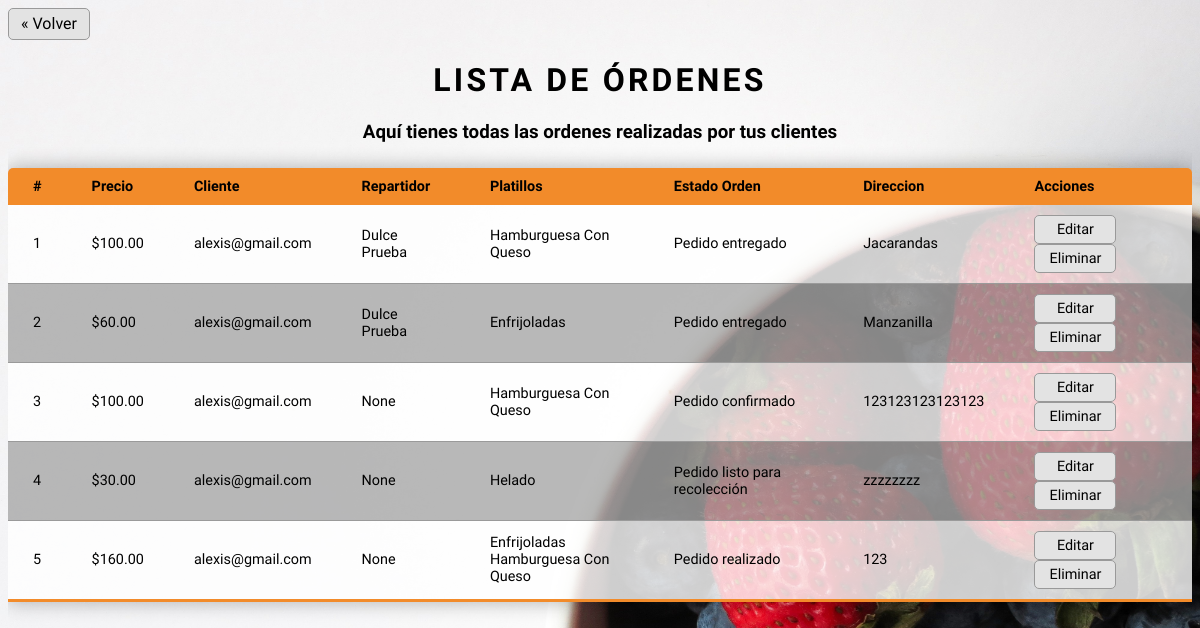
The page /administrador/lista-ordenes/ (signed in) on the database as committed earlier.
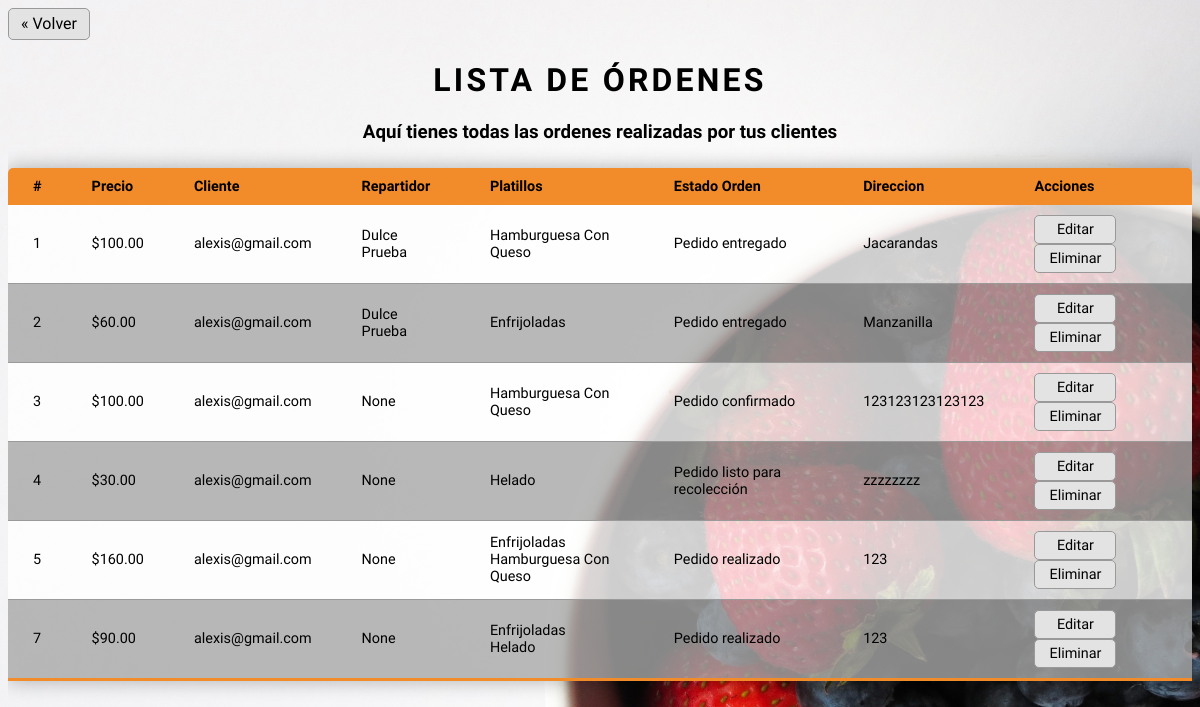
The same page on the database as committed later.
### administrador/models.py (models this page shows)
class Orden(models.Model):
	id_orden = models.AutoField(primary_key=True)
	precio_orden = models.IntegerField(null=False, default = 0)
	id_cliente_orden = models.ForeignKey('cliente.Cliente', on_delete=models.SET_DEFAULT, default=0)
	id_repartidor_orden = models.ForeignKey('repartidor.Repartidor',on_delete= models.SET_NULL, blank =True,  null=True)
	id_platillo_orden  = models.ManyToManyField('platillo.Platillo', null=True)
	id_estado_orden =    models.ForeignKey('EstadoOrden',  on_delete=models.SET_DEFAULT, default=0)
	direccion_entrega_orden  = models.ForeignKey('cliente.Direccion', null=True, on_delete=models.CASCADE)
	class Meta:
		db_table = 'orden'
		verbose_name_plural = "Ordenes"

class EstadoOrden(models.Model):
	id_estado = models.IntegerField(primary_key=True)
	descripcion_estado = models.CharField(max_length=30)
	class Meta:
		db_table = 'estado_orden'
		verbose_name_plural = "EstadosOrden"
	def __str__(self):
		return '{}'.format(self.descripcion_estado)

### cliente/models.py (models this page shows)
class Cliente(models.Model):
    user_cliente = models.OneToOneField(
        User, on_delete=models.CASCADE, unique=True)
    id_cliente = models.AutoField(primary_key=True, db_column='id_cliente')
    nombre_cliente = models.CharField(max_length=64)
    apellido_pa_cliente = models.CharField(max_length=100)
    apellido_ma_cliente = models.CharField(max_length=100)
    telefono_cliente = models.CharField(max_length=10)
    def __str__(self):
        return str(self.user_cliente)
    class Meta:
        db_table = 'cliente'
        verbose_name_plural = "Clientes"

class Direccion(models.Model):
    id_direccion = models.AutoField(primary_key=True)
    id_cliente = models.ForeignKey(Cliente, models.DO_NOTHING)
    descripcion_direccion = models.CharField(max_length=200)
    class Meta:
        db_table = 'direccion'
        verbose_name_plural = "Direcciones"
        unique_together = (('id_cliente', 'descripcion_direccion'))
    def __str__(self):
        return '{}'.format(self.descripcion_direccion)

### repartidor/models.py (models this page shows)
class Repartidor(models.Model):
	user = models.OneToOneField(User, on_delete=models.CASCADE, unique=True)
	id_repatidor = models.AutoField(primary_key=True, db_column='id_repatidor')
	nombre_repartidor = models.CharField(max_length=64)
	apellido_paterno_repartidor = models.CharField(max_length=100)
	apellido_materno_repartidor = models.CharField(max_length=100)
	def __str__(self):
		return self.nombre_repartidor + " " + self.apellido_paterno_repartidor
	class Meta:
		db_table = 'repartidor'
		verbose_name_plural = "Repartidores"

### platillo/models.py (models this page shows, shortened)
class Platillo(models.Model):
    id = models.AutoField(primary_key=True)
    nombre = models.CharField(max_length=200, unique=True)
    descripcion = models.CharField(max_length=500, null=True)
    precio = models.FloatField(null=False, default=0)
    imagen = models.ImageField(null=True, upload_to=directorio_imagen)
    categoria = models.ForeignKey(
        'categoria.Categoria', on_delete=models.CASCADE)
    def __str__(self):
        return self.nombre
    class Meta:
        db_table = 'platillo'
        verbose_name_plural = "Platillos"

### administrador/views.py (the view)
    def _inner(request, *args, **kwargs):
        if not request.user.is_superuser:
            raise PermissionDenied
        return function(request, *args, **kwargs)

### administrador/views.py (called while the page is built)
def superuser_only(function):
    def _inner(request, *args, **kwargs):
        if not request.user.is_superuser:
            raise PermissionDenied
        return function(request, *args, **kwargs)
    return _inner

@login_required
@superuser_only
def lista_ordenes(request):
    ordenes = Orden.objects.all().order_by('id_orden')
    contexto = {'ordenes': ordenes}
    return render(request, 'administrador/lista_ordenes.html', contexto)

### templates/administrador/lista_ordenes.html (shortened to what this page needs)
{% load static %}
<!DOCTYPE html>
<html>
<head>
	<link rel="stylesheet" href="{% static 'css/ordenes/tabla_ordenes.css' %}">
	<link rel="stylesheet" href="{% static 'css/ordenes/ordenes_admin.css' %}">
</head>
<body>
    <div class="boton">
        <a id="boton-volver" href="{% url 'administrador:IndexAdministrador' %}">&laquo; Volver</a>
    </div>
    <div class="contenedor">
        <h1 id="bienvenida">Lista de órdenes</h1>
        <h3>Aquí tienes todas las ordenes realizadas por tus clientes</h3>
        <table class="content-table">
        	<thead>
        		<tr>
        			<td>#</td>
        			<td>Precio</td>
        			<td>Cliente</td>
        			<td>Repartidor</td>
        			<td>Platillos</td>
        			<td>Estado Orden</td>
        			<td>Direccion</td>
        			<td>Acciones</td>
        		</tr>
        	</thead>
        	<tbody>
        		{% if ordenes %}
        		{% for orden in ordenes%}
        		<tr>
        			<td>{{orden.id_orden}}</td>
        			<td>${{orden.precio_orden}}.00</td>
        			<td>{{orden.id_cliente_orden}}</td>
        			<td>{{orden.id_repartidor_orden}}</td>
        			<td>
        			{% for platillo in orden.id_platillo_orden.all %}
        				{{platillo}}
                        <br>
        			{% endfor %}
        			</td>
        			<td>{{orden.id_estado_orden}}</td>
        			<td>{{orden.direccion_entrega_orden}}</td>
        			<td>
        				<a class="boton-admin" id="editar" href="{% url 'administrador:editar_orden' orden.id_orden %}">Editar</a>
        				<a class="boton-admin" id="eliminar" href="{% url 'administrador:eliminar_orden' orden.id_orden %}">Eliminar</a>
        			</td>
        		</tr>
        		{% endfor %}
        		{% else %}
        		<h1 align="center">No existen ordenes generadas</h1>
        		{% endif %}
        	</tbody>
        </table>
    </div>
</body>
</html>

Rows that differ between the two databases and show on the page:
added Orden: id_orden "7", precio_orden "90", id_cliente_orden "alexis@gmail.com", id_repartidor_orden "None", id_estado_orden "Pedido realizado", direccion_entrega_orden "123", Platillo (nombre "Enfrijoladas"), Platillo (nombre "Helado")
